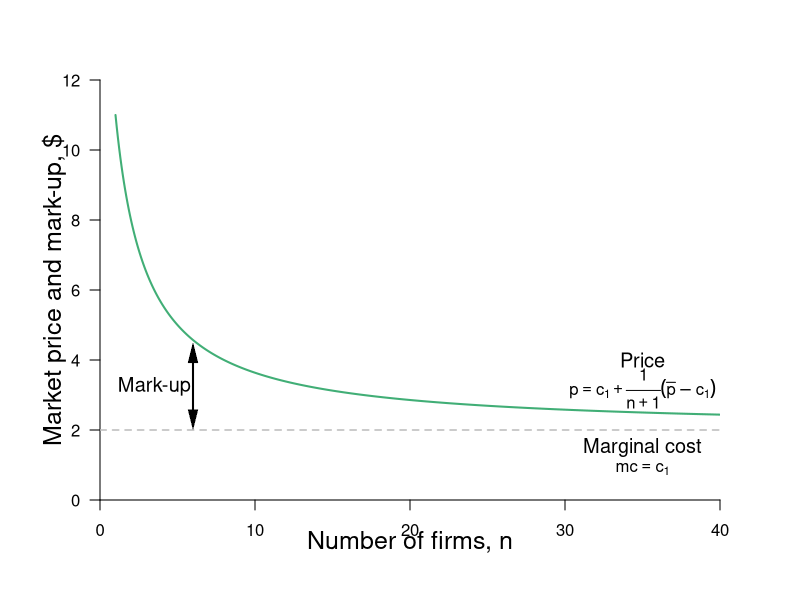

The R source for this figure:
require(shape)
pdf(file = "competitionmarkets/markup_nfirms.pdf", width = 9, height = 7)

#Set parameters for graphics
axislabelsize <- 1.5
labelsize <- 1.2
graphlinewidth <- 2
segmentlinewidth <- 1.5

COL <- c("#7fc97f", "#beaed4", "#fdc086", "#ffff99", "#386cb0", "#f0027f", "#bf5b17", "#666666")
COLA <- c("#e0f3db", "#99d8c9","#66c2a4","#41ae76", "#238b45", "#005824")
COLB <- c("#c6dbef", "#4eb3d3", "#2b8cbe", "#0868ac","#084081")

par(mar =  c(5, 5, 4, 4))

marketProfit <- function(n, s = 0.5, pmax = 20, c1 = 2) {
  n*(1/(n+1)^2)*(pmax - c1)^2/(s)
}

consumerSurplus <- function(n, s = 0.5, pmax = 20, c1 = 2) {
  (1/2)*(pmax - (c1 + ((1/(n+1))*(pmax -c1)  )) )*(n/(n+1))*( (pmax - c1)/(s))
}

markUp <- function(n, pmax = 20, c1 = 2) {
  c1 + (1/(n+1))*(pmax - c1)
}


xlims <- c(0, 40)
ylims <- c(0, 12)

npts <- 501 
x <- seq(xlims[1], xlims[2], length.out = npts)
y <- seq(ylims[1], ylims[2], length.out = npts) 
a <- c(46.08, 55, 64)
b <- c(46.08, 55, 64)


#B's value when at A's bliss point
#0.35*log(5.88) + 0.35*log(8.88) + 0.5*log(10 - 5.88) + 0.5*log(15 - 8.88) 

#B's bliss point x = 4.11765; y = 6.17647
#A's value when at A's bliss point
#0.5*log(4.11765) + 0.5*log(6.17647) + 0.35*log(10 - 4.11765) + 0.35*log(15 - 6.17647) 


plot(0, 0, xlim = xlims, ylim = ylims, type = "n",
     xlab = expression(paste("")),
     ylab = expression(paste("")), 
     xaxt = "n", 
     yaxt = "n", 
     cex.lab = axislabelsize, 
     bty = "n",
     xaxs="i", 
     yaxs="i")

ticksy <- seq(from = 0, to = ylims[2], by = 2)
ylabels <- seq(from = 0, to = ylims[2], by = 2)
ticksx <- seq(from = 0, to = xlims[2], by = 10)
xlabels <- seq(from = 0, to = xlims[2], by = 10)
# ticksy <- c(0, ylims[2])
# ylabels <- c(NA, NA)
# ticksx <- c(0, xlims[2])
# xlabels <- c(NA, NA)

axis(1, at = ticksx, pos = 0, labels = xlabels)

#text(x = c(0, 12, 18, 36, xlims[2]), par("usr")[3] - 0.4, labels = xlabels, srt = 0, pos = 1, xpd = TRUE)

axis(2, at = ticksy, pos = 0, labels = ylabels, las = 1)

npts <- 500 
xx1 <- seq(xlims[1], xlims[2], length.out = npts)
xx2 <- seq(1, xlims[2], length.out = npts)

lines(xx2, markUp(xx2, pmax = 20, c1 = 2), col = COLA[4], lwd = graphlinewidth)
#lines(xx2, marketProfit(xx2, s = 1/2, pmax = 20, c1 = 2), col = COLB[4], lwd = graphlinewidth)

segments(0, 2, xlims[2], 2, lty = 2, col = "gray" , lwd = segmentlinewidth)
# segments(12, 0, 12, 12, lty = 2, col = "gray" , lwd = segmentlinewidth)

#mtext(expression(paste("A's output, ", x^A)), side=1, line = 2.5, cex = axislabelsize)
text(0.5*(xlims[2]), -1.2, expression(paste("Number of firms, ", n)), xpd = TRUE, cex = axislabelsize) 
text(-3, 0.5*ylims[2], expression(paste("Market price and mark-up, $")), xpd = TRUE, cex = axislabelsize, srt = 90) 

#segments(4.11765, 6.17647, 5.88, 8.88, lty = 1, col = COL[2] , lwd = graphlinewidth)
#text(7.3, 3, expression("Pareto Efficient"))
#text(7.3, 2.5, expression("Curve"))
#Arrows(7.3, 3.5, 7.3, 6.1, col = "black", lty = 1, lwd = 2, arr.type = "triangle", arr.lwd = 0.5)

#Label the iso-welfare functions for the HG, Aisha
# text(3.8, 1.5, expression(u[1]^A))
# text(4.6, 1.5, expression(u[2]^A))
# text(5.5, 1.5, expression(u[3]^A))
#text(6.6, 8.3, expression(u[4]^A))

#Label the indifference curves for the HG, Betty
# text(7.6, 17, expression(u[1]^B))
# text(6.75, 17, expression(u[2]^B))
# text(6, 17, expression(u[3]^B))
#text(3.4, 6.9, expression(v[4]^B))

#Label point i. 
# points(12, 12, pch = 16, col = "black", cex = 1.5)
# text(16.5, 12.5, expression(paste("Nash Equilibrium")))
# text(11.3, 11.3, expression(paste("n")))

#Annotate Pareto Efficient Curve and relevant points
# segments(8, 6, 6, 8, lty = 1, col = COL[2] , lwd = graphlinewidth)
# points(6, 8, pch = 16, col = "black", cex = 1.5)
# text(6, 8.5, expression(paste("g")))
# 
# points(8, 6, pch = 16, col = "black", cex = 1.5)
# text(7, 7.5, expression(paste("i")))
# 
# points(7, 7, pch = 16, col = "black", cex = 1.5)
# text(8, 6.5, expression(paste("f")))

#points(5.84, 8.77, pch = 16, col = "black", cex = 1.5)

#Mark-up
text(3.5, 3.25, expression(paste("Mark-up")), cex = labelsize)
#text(14, 6, expression(paste("function")))
Arrows(6, 2.3, 6, 4.2, col = "black", lty = 1, code = 3, lwd = 2, arr.type = "triangle", arr.lwd = 0.5)

#Label price
text(35, 4, expression(paste("Price")), cex = labelsize)
text(35, 3.2, expression(paste(p == c[1] + frac(1, n + 1)*(bar(p) - c[1]))))

text(35, 1.5, expression(paste("Marginal cost")), cex = labelsize)
text(35, 0.9, expression(paste(mc == c[1])))




dev.off()
